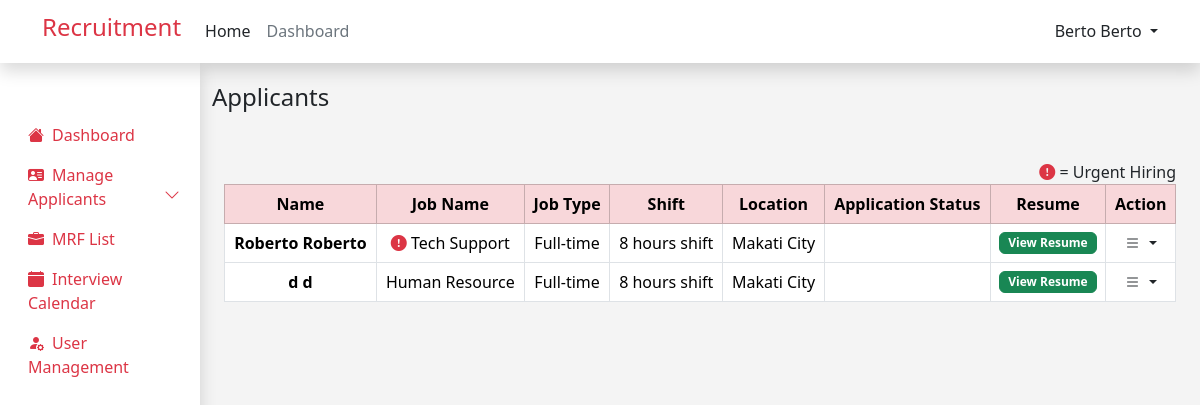
Screenshot of /admin/applicants.php (signed in) with the database file from the repository.
### tables this page shows
CREATE TABLE `job_applicants` (
  `id` int(12) NOT NULL,
  `user_id` int(12) NOT NULL,
  `job_id` int(12) NOT NULL,
  `application_status` varchar(255) NOT NULL,
  `interview_date` datetime DEFAULT NULL,
  `remark` text NOT NULL,
  `log` text NOT NULL
);

CREATE TABLE `user` (
  `id` int(11) NOT NULL,
  `first_name` varchar(255) NOT NULL,
  `last_name` varchar(255) NOT NULL,
  `email` varchar(255) NOT NULL,
  `password` varchar(255) NOT NULL,
  `role` varchar(255) NOT NULL,
  `resume` varchar(255) NOT NULL,
  `branch` varchar(255) NOT NULL
);

CREATE TABLE `jobs` (
  `id` int(12) NOT NULL,
  `job_name` varchar(255) NOT NULL,
  `number_required` int(12) NOT NULL,
  `job_type` varchar(255) NOT NULL,
  `shift_and_schedule` varchar(255) NOT NULL,
  `location` varchar(255) NOT NULL,
  `job_description` text NOT NULL,
  `qualification` text NOT NULL,
  `priority` varchar(255) NOT NULL,
  `industry` varchar(255) NOT NULL,
  `created_at` timestamp NOT NULL DEFAULT current_timestamp() ON UPDATE current_timestamp()
);

### admin/applicants.php (the view, shortened to what this page needs)
<?php
include ('../admin/applicants_process.php');
$query =
    "SELECT job_applicants.*, jobs.job_name, jobs.job_type, jobs.shift_and_schedule, jobs.location, jobs.priority, user.first_name, user.last_name, user.resume
    FROM ((job_applicants
    INNER JOIN jobs ON job_applicants.job_id = jobs.id)
    INNER JOIN user ON job_applicants.user_id = user.id)
    WHERE job_applicants.application_status != 'Not Selected' AND job_applicants.application_status != 'Selected'
    ORDER BY CASE WHEN jobs.priority = 'Urgent Hiring' THEN 0 ELSE 1 END";
$result = mysqli_query($conn, $query);
include ('../components/header.php');
?>
<!DOCTYPE html>
<html lang="en">
<head>
</head>
<body style="background-color: #F4F4F4; ">
    <div class="container-fluid">
        <div class="row">
            <div class="col-md-2 col-lg-3 col-xl-2 bg-white  p-0 m-0 d-lg-block shadow" style="min-height: 91vh;">
                <?php include ("../admin/admin_sidebar.php"); ?>
            </div>
            <div class="col-md-10 col-lg-9 col-xl-10  mt-3">
                <h4 class=" mt-1 mb-5 ">Applicants</h4>
                <div class="container-fluid table-responsive">
                    <span class="float-end">
                        <i class="bi bi-exclamation-circle-fill text-danger"></i> = Urgent
                        Hiring
                    </span>
                    <table id="applTable" class="table text-center table-hover table-bordered">
                        <thead class="table-danger">
                            <tr>
                                <th>Name</th>
                                <th>Job Name</th>
                                <th>Job Type</th>
                                <th>Shift</th>
                                <th>Location</th>
                                <th>Application Status</th>
                                <th>Resume</th>
                                <th>Action</th>
                            </tr>
                        </thead>
                        <tbody>
                            <?php
                            while ($row = mysqli_fetch_assoc($result)) {
                                ?>
                                <tr>
                                    <th>
                                        <?php echo $row['first_name'] . ' ' . $row['first_name']; ?>
                                    </th>
                                    <td>
                                        <?php
                                        if ($row['priority'] == 'Urgent Hiring') {
                                            ?>
                                            <i class="bi bi-exclamation-circle-fill text-danger"></i>
                                            <?php
                                            echo $row['job_name'];
                                        } else {
                                            echo $row['job_name'];
                                        }
                                        ?>
                                    </td>
                                    <td>
                                        <?php echo $row['job_type']; ?>
                                    </td>
                                    <td>
                                        <?php echo $row['shift_and_schedule']; ?>
                                    </td>
                                    <td>
                                        <?php echo $row['location']; ?>
                                    </td>
                                    <td>
                                    </td>
                                    <td>
                                        <a href=" /recruitment/resume/<?php echo $row['resume']; ?>" target="_blank"
                                            class="text-decoration-none btn btn-success badge view-resume"
                                            data-application-id="<?php echo $row['id']; ?>">
                                            View Resume
                                            </a>
                                    </td>
                                    <td>
                                        <a href="#" class="d-block text-dark text-decoration-none dropdown-toggle"
                                            id="dropdownUser2" data-bs-toggle="dropdown" aria-expanded="false">
                                            <i class="bi bi-list"></i>
                                        </a>
                                    </td>
                                </tr>
                                <?php
                            }
                            ?>
                        </tbody>
                    </table>
                </div>
            </div>
        </div>
    </div>
</body>
</html>

### rows the page displays
job_applicants: user.first_name "Roberto", job.job_name "Tech Support", job.job_type "Full-time", job.shift_and_schedule "8 hours shift", job.location "Makati City"
job_applicants: user.first_name "d", job.job_name "Human Resource", job.job_type "Full-time", job.shift_and_schedule "8 hours shift", job.location "Makati City"

### other values shown
$user "Berto Berto"
